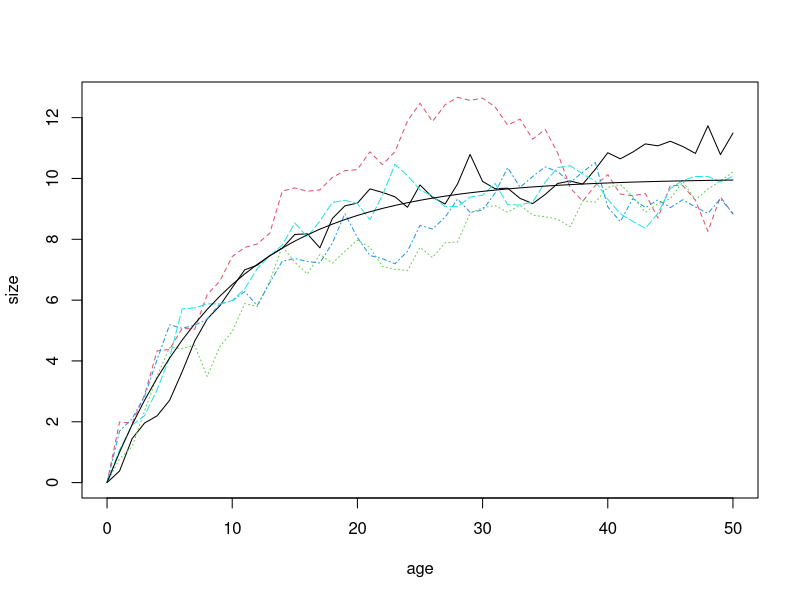
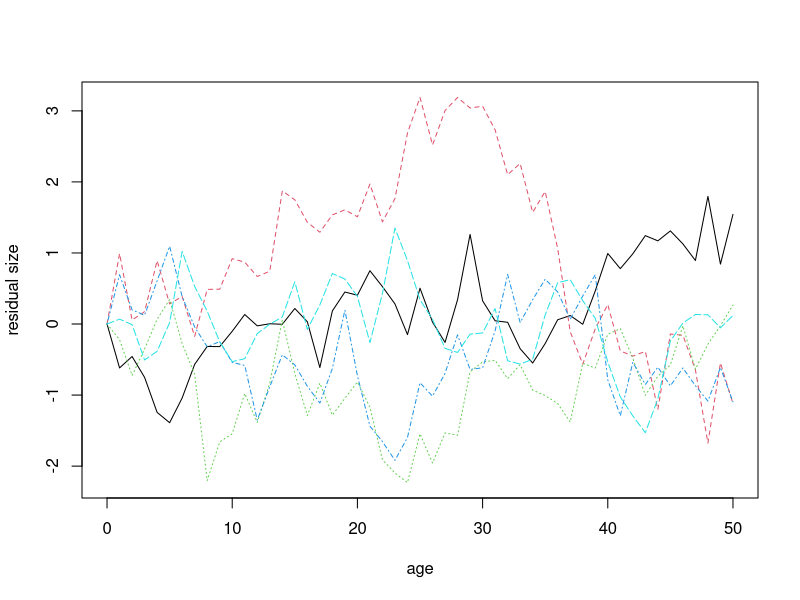

The R script that drew these images, in order:
Sinf <- 10 # Asymptotic size w/out growth variation
S0 <- 0 # Mean initial size
g0 <- 1 # Mean growth increment at S0
gsigma <- 0.5 # SD around mean growth curve

# Set up parameters for mean growth function
slope <- (Sinf - (S0 + g0)) / (Sinf - S0)
intercept <- Sinf - slope * Sinf
growth_pars <- list(
  intercept = intercept,
  slope = slope,
  sigma = gsigma
)

# Function to generate "mean" (deterministic) growth curve
grow_det <- function(max_age = 50, Sinit = S0, pars = growth_pars) {
  simulation <- data.frame(age = 0:max_age, size = Sinit)
  for (i in 1:max_age) {
    simulation$size[i+1] <- pars$intercept + pars$slope * simulation$size[i]
  }
  return(simulation)
}

# Function to generate stochastic growth curves
grow_sim <- function(nsim = 100, max_age = 50, Sinit = S0, pars = growth_pars) {
  simulation <- matrix(Sinit, max_age + 1, nsim)
  for (i in 1:max_age) {
    simulation[i+1,] <- pars$intercept + pars$slope * simulation[i,] + 
      rnorm(nsim, 0, pars$sigma)
  }
  return(cbind(0:max_age, simulation))
}

# Run a handful of simulations for illustration
stoch_size <- grow_sim(5)
det_size <- grow_det(50)

# Plot the size trajectories
matplot(0:50,stoch_size[,-1], type = 'l', xlab="age", ylab="size")
lines(det_size)

# Calculate the residual size-at-age. Note that here I am using the deterministic model
#   rather than the sample mean because of small sample size
size_resid <- stoch_size[,-1] - det_size[,-1]
matplot(0:50,size_resid, type = 'l', xlab="age", ylab="residual size")

# Calculate the 1st-order autocorrelation of the residual series
apply(size_resid, 2, function(x) acf(x, lag.max = 1, plot = FALSE)$acf[2])
